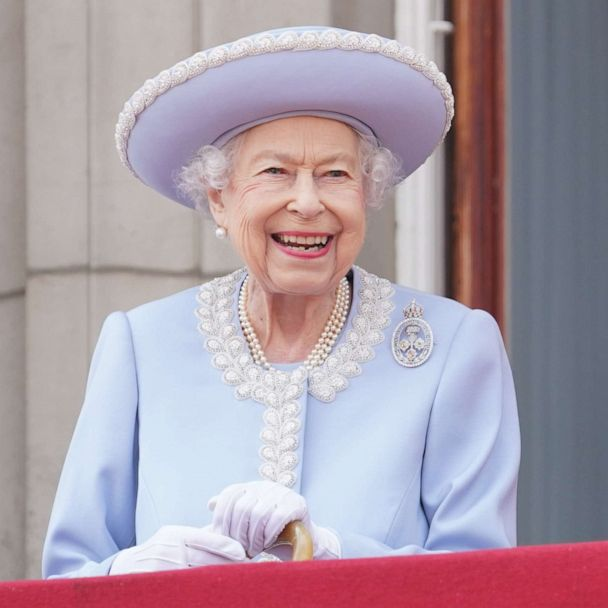
%> input picture IVP_Assignment_4/queen.jpg, 608 x 608 px
$ octave first.m   (GNU Octave 9; MATLAB toolbox functions it lacks are replaced by stand-ins)
%> lines starting %> are read from the running program, lines starting %| are printed output that depends on the picture; in (x1, y1, x2, y2) boxes, pixels count from 0 and x2, y2 are one past the last pixel; in counts of white or black regions, pixels touching at a corner belong together; the program's own positions count from 1
img = imread('queen.jpg');
%> img is the input picture: size 608x608x3 uint8; mean R, G, B 172.1, 156.2, 167.2
linear_img = im2double(img);
% Invert sRGB transform
linear_img(linear_img <= 0.04045) = linear_img(linear_img <= 0.04045) / 12.92;
%> linear_img: size 608x608x3 double; mean R, G, B 0.675, 0.612, 0.656; mean of the top-left, top-right, bottom-left and bottom-right quarters 0.686, 0.521, 0.743, 0.641
linear_img(linear_img > 0.04045) = ((linear_img(linear_img > 0.04045) + 0.055) / 1.055) .^ 2.4;
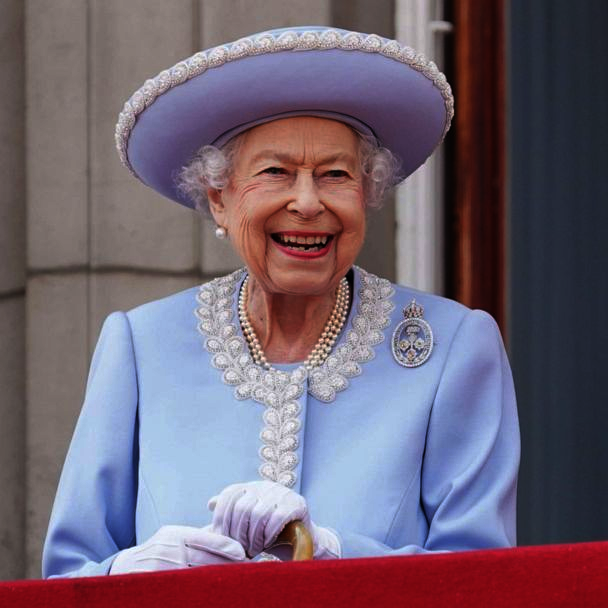
%> linear_img: size 608x608x3 double; mean R, G, B 0.444, 0.387, 0.447
% linear RGB to HSL
hsl_img = rgb2hsl(linear_img);
%> in rgb2hsl, `zeroidx= (mx==mn);`: zeroidx = 369664 logical values, 548 true
%> in rgb2hsl, `lowlidx=L <= 0.5;`: lowlidx = 369664 logical values, 235288 true
%> in rgb2hsl, `idx=lowlidx & (~ zeroidx);`: idx = 369664 logical values, 235235 true
%> in rgb2hsl, `hilidx=L > 0.5;`: hilidx = 369664 logical values, 134376 true
%> in rgb2hsl, `idx=hilidx & (~ zeroidx);`: idx = 369664 logical values, 133881 true
%> in rgb2hsl, `hsl=reshape(hsl, size(rgb_in));`:
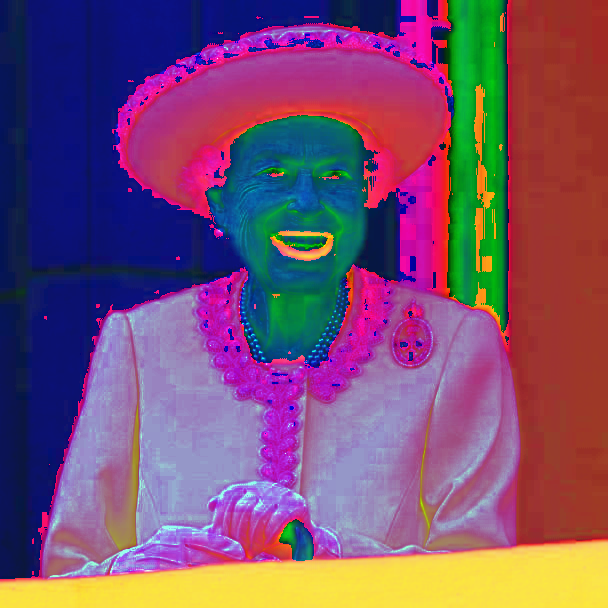
%> hsl: size 608x608x3 double; mean R, G, B 0.475, 0.315, 0.441
reshaped_img = reshape(hsl_img, [], 3);
k = 7;
[cluster_indices, ~] = kmeans(reshaped_img, k);
% Calculate representative colors for each cluster
cluster_color = zeros(k, 3);
for i = 1:k
    k_colors = reshaped_img(cluster_indices == i, :);
    cluster_color(i, :) = mean(k_colors);
end
%> after the loop, cluster_color = [0.619 0.214 0.175; 0.0422 0.117 0.427; 0.984 0.846 0.272; 0.606 0.529 0.746; 0.7 0.193 0.612; 0.0195 0.531 0.219; 0.841 0.16 0.341]
% Create individual color filters
color_filters = cell(1, k);
for i = 1:k
    colorFilter = zeros(size(img));
    colorFilter(repmat(cluster_indices == i, [1 1 3])) = img(repmat(cluster_indices == i, [1 1 3]));
    color_filters{i} = colorFilter;
end
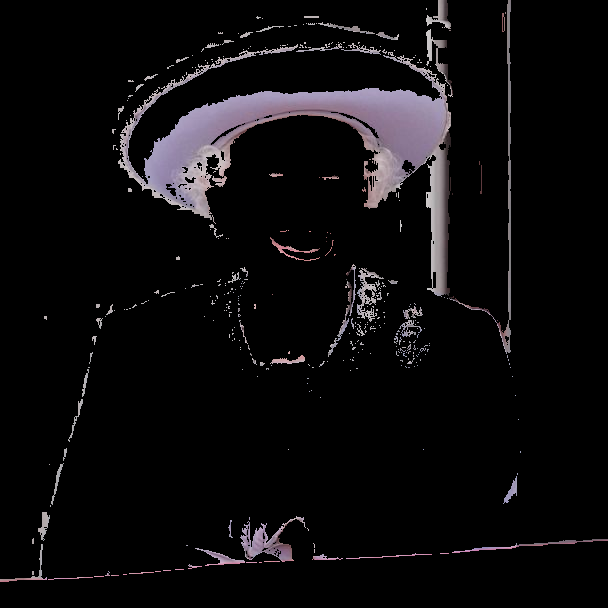
%> colorFilter: size 608x608x3 double; mean R, G, B 12.8, 11.6, 12.9
%> after the loop, color_filters = 7 items

figure;
% top row - colors
subplot(2, k, 1:k);
imshow(reshape(rgb2hsl(cluster_color), [1, k, 3]));
title('Representative Colors (HSL)');
% bottom row - images
for i = 1:k
    subplot(2, k, k+i);
    imshow(color_filters{i});
    title(['Color Filter ' num2str(i)]);
end
%> this loop made 7 passes
%> pass 1, `imshow(color_filters{i});`:
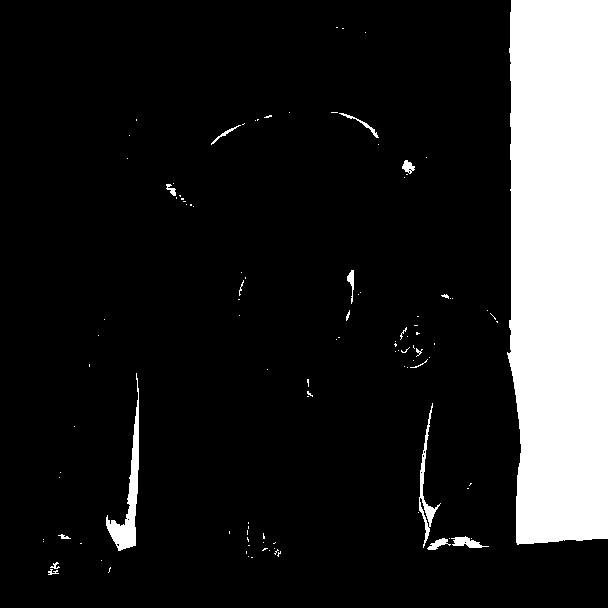
%> displayed picture: size 608x608x3, on the screen's scale of 0 to 255; 14.9% white; 108 white regions (89 under 20 px), largest, box (x1, y1, x2, y2) and area: (507, 0, 608, 545) 51650, (106, 373, 139, 551) 1501, (419, 403, 441, 548) 589
%> after the loop:
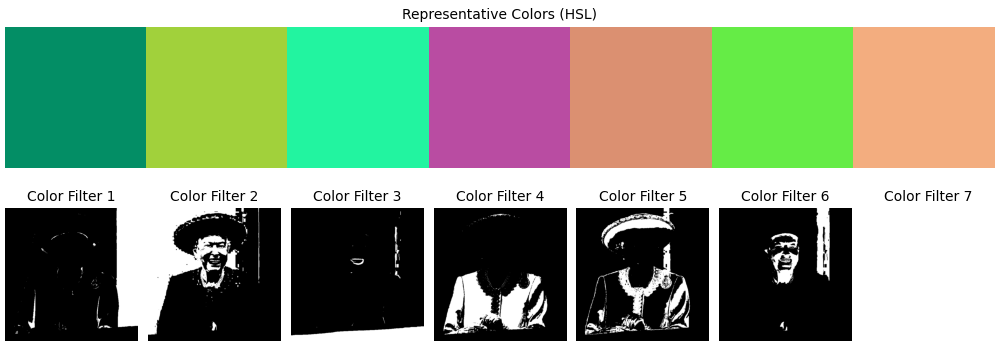
%> figure redrawn from the program's plot data, 8 panels

saveas(gcf, 'queen_linear_rgb_color_palette.png');


% similar procedure for SRGB color palette
img = imread('queen.jpg');
linear_img = im2double(img);
linear_img(linear_img <= 0.04045) = linear_img(linear_img <= 0.04045) / 12.92;
linear_img(linear_img > 0.04045) = ((linear_img(linear_img > 0.04045) + 0.055) / 1.055) .^ 2.4;
reshaped_img = reshape(linear_img, [], 3);
k = 7;
[cluster_indices, ~] = kmeans(reshaped_img, k);
cluster_color = zeros(k, 3);
for i = 1:k
    k_colors = reshaped_img(cluster_indices == i, :);
    cluster_color(i, :) = mean(k_colors);
end
%> after the loop, cluster_color = [0.661 0.605 0.631; 0.147 0.131 0.165; 0.513 0.0664 0.0953; 0.506 0.426 0.421; 0.34 0.272 0.299; 0.446 0.494 0.708; 0.666 0.745 0.882]
color_filters = cell(1, k);
for i = 1:k
    colorFilter = zeros(size(img));
    colorFilter(repmat(cluster_indices == i, [1 1 3])) = img(repmat(cluster_indices == i, [1 1 3]));
    color_filters{i} = colorFilter;
end
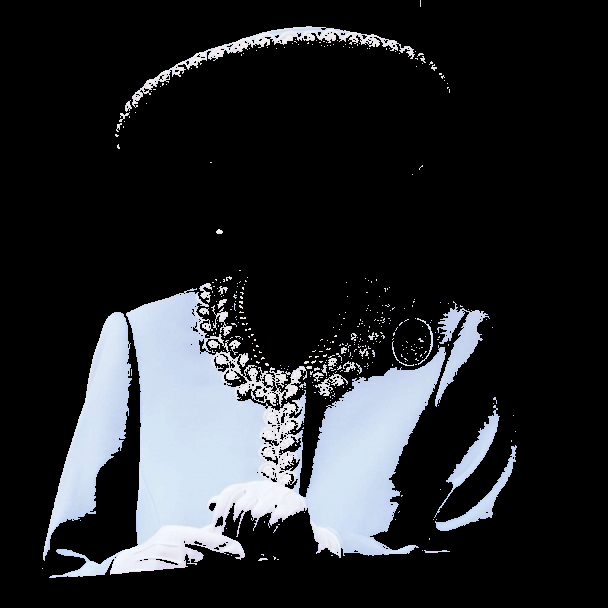
%> colorFilter: size 608x608x3 double; mean R, G, B 38.4, 40.5, 43.6
figure;
subplot(2, k, 1:k);
imshow(reshape(rgb2hsl(cluster_color), [1, k, 3]));
title('Representative Colors (HSL)');
axis off;
for i = 1:k
    subplot(2, k, k+i);
    imshow(color_filters{i});
    title(['Color Filter ' num2str(i)]);
    axis off;
end
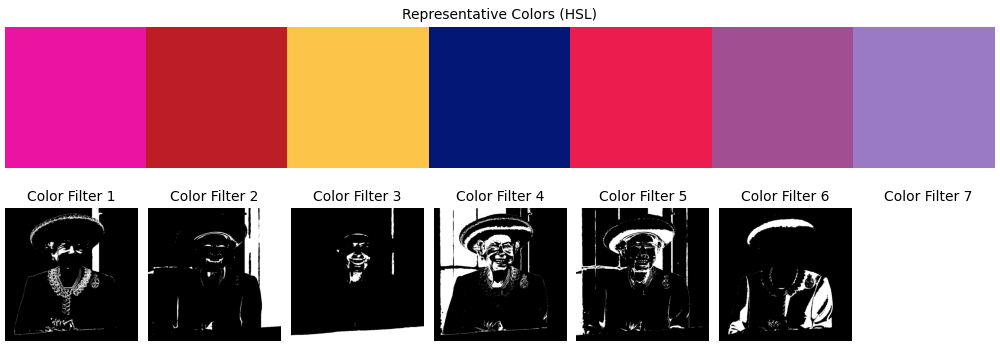
%> figure redrawn from the program's plot data, 8 panels
saveas(gcf, 'queen_srgb_color_palette.png');


% I took this piece of code from MATLAB's official site.
function hsl=rgb2hsl(rgb_in)
    % (C) Vladimir Bychkovsky, June 2008
    % written using:
    % - an implementation by Suresh E Joel, April 26,2003
    % - Wikipedia: http://en.wikipedia.org/wiki/HSL_and_HSV
    rgb=reshape(rgb_in, [], 3);
    mx=max(rgb,[],2);%max of the 3 colors
    mn=min(rgb,[],2);%min of the 3 colors
    L=(mx+mn)/2;%luminance is half of max value + min value
    S=zeros(size(L));
    % this set of matrix operations can probably be done as an addition...
    zeroidx= (mx==mn);
    S(zeroidx)=0;
    lowlidx=L <= 0.5;
    calc=(mx-mn)./(mx+mn);
    idx=lowlidx & (~ zeroidx);
    S(idx)=calc(idx);
    hilidx=L > 0.5;
    calc=(mx-mn)./(2-(mx+mn));
    idx=hilidx & (~ zeroidx);
    S(idx)=calc(idx);
    hsv=rgb2hsv(rgb);
    H=hsv(:,1);
    hsl=[H, S, L];
    hsl=round(hsl.*100000)./100000;
    hsl=reshape(hsl, size(rgb_in));
end
